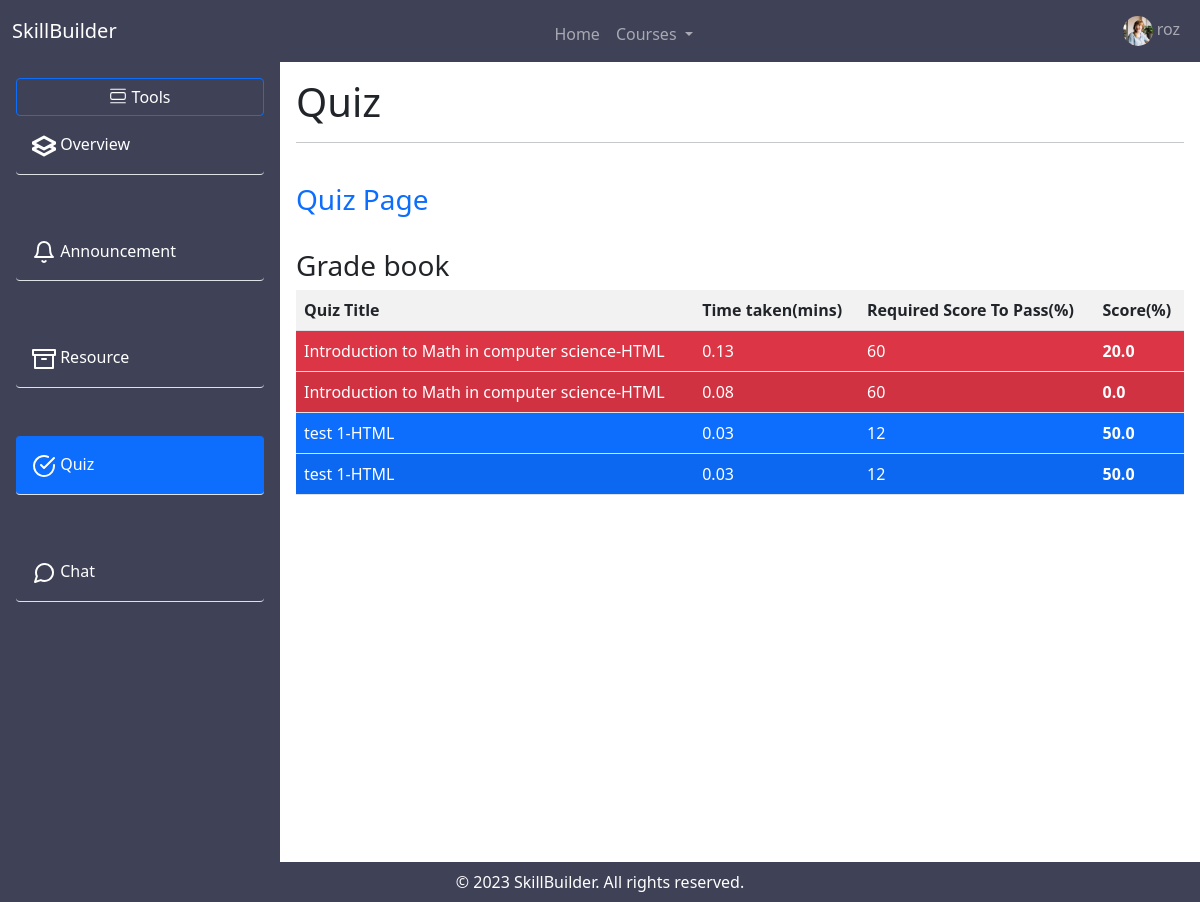
/course/1/quiz_page (signed in), run on the app's committed database.
### myapp/models.py (models this page shows)
class User(AbstractUser):
    is_employer = models.BooleanField("Is employer",default=False)
    is_employee = models.BooleanField("Is employee", default=False)
    is_email_verified = models.BooleanField(default=False)
    my_employer = models.CharField(max_length=200, null=True, blank=True)
    first_name = models.CharField(max_length=30, blank=False, null=False)
    last_name = models.CharField(max_length=30, blank=False, null=False)
    bio = models.TextField(blank=True, null=True)
    avatar = models.ImageField(null=True, default="avatar.svg")

### quiz/models.py (models this page shows, shortened)
class Result(models.Model):
    quiz = models.ForeignKey(Quiz, on_delete=models.CASCADE, related_name='result')
    user = models.ForeignKey(User, on_delete=models.CASCADE)
    score = models.FloatField(null=True)
    completion_time = models.FloatField(null=True)
    created = models.DateTimeField(auto_now_add=True)

class Quiz(models.Model):
    DIFF_CHOICES = (
        ('easy', 'easy'),
        ('medium', 'medium'),
        ('hard', 'hard'),
    )
    name = models.CharField(max_length=120)
    course = models.ForeignKey(Course, on_delete=models.CASCADE)
    quiz_chances = models.PositiveIntegerField(default=1)
    number_of_questions = models.IntegerField()
    time = models.IntegerField(help_text="duration of the quiz in minutes")
    required_score_to_pass = models.IntegerField(help_text="required score in %")
    difficluty = models.CharField(max_length=6, choices=DIFF_CHOICES)
    start_date = models.DateTimeField(null=True)
    end_date = models.DateTimeField(null=True)
    def __str__(self):
        return f"{self.name}-{self.course}"
    class Meta:
        verbose_name_plural = 'Quizes'

### course/models.py (models this page shows)
class Course(models.Model):
    name = models.CharField(max_length=100)
    description = models.TextField(blank=True, null=True)
    instructor = models.ForeignKey(User, on_delete=models.CASCADE)
    created = models.DateField(auto_now_add=True)
    updated = models.DateField(auto_now=True)
    def __str__(self):
        return self.name

### course/views/quiz_page.py (the view)
# urls.py: path('course/<str:pk>/quiz_page', quiz_page.quizPage, name='quiz-page'),
def quizPage(request, pk):
    employee = request.user
    courses = Course.objects.filter(participants__user=employee)
    course = Course.objects.get(id=pk)
    user_results = Result.objects.filter(user=employee, quiz__course=course)
    context = {
        "course":course,
        'courses':courses,
        'user_results':user_results
    }
    return render(request, "page/quiz_page.html", context)

### course/templates/page/quiz_page.html
{% extends 'main.html' %} {% load static %} | {% block content %}
<div>
    <h1>Quiz</h1>
    <hr>
    <br>
    <h3>
        <a href="{% url 'quizes:main-view' pk2=course.id %}" target="_blank"> Quiz Page</a>
    </h3>
    <br>
    <h3>Grade book</h3>
    <table class="table table-hover table-striped">
        <tr>
            <th>Quiz Title</th>
            <th>Time taken(mins)</th>
            <th>Required Score To Pass(%)</th>
            <th>Score(%)</th>
        </tr>
        {% for result in user_results %}
        <tr class="{% if result.score >= result.quiz.required_score_to_pass %} bg-primary {% else %} bg-danger{% endif %} text-white" >
            <td>
                {{result.quiz}}
            </td>
            <td>
                {{result.completion_time}}
            </td>
            <td>
                {{result.quiz.required_score_to_pass}}
            </td>
            <td class="fw-bold">
                {{result.score}}
            </td>
        </tr>
        {% endfor %}
    </table>
</div>
{% endblock %}

### templates/main_navbar.html (shortened to what this page needs)
<nav class="navbar navbar-expand-lg navbar-dark" style="background-color: #3f4156;">
  <div class="container-fluid">
    <a class="navbar-brand" href="{% url 'employee-home' request.user %}"
      >SkillBuilder</a
    >
    <div class="collapse navbar-collapse" id="navbarSupportedContent">
      {% if request.user.is_authenticated %}
      <ul class="navbar-nav m-auto mb-2 mb-lg-0">
        <li class="nav-item">
          <a
            class="nav-link {% if request.resolver_match.view_name == 'employee-home' %} active {% endif %}"
            aria-current="page"
            href="{% url 'employee-home' request.user %}"
            >Home</a
          >
        </li>
        {% with request.resolver_match.url_name as url_name %}
        {% if courses %}
        <li class="nav-item dropdown">
          <a
            class="nav-link dropdown-toggle"
            href="#"
            id="navbarDarkDropdownMenuLink"
            role="button"
            data-bs-toggle="dropdown"
            aria-expanded="false"
          >
            Courses
          </a>
        </li>
        {% endif %}
        {% endwith %}
      </ul>
      {% endif %}
      <div>
        <ul class="navbar-nav">
          <li class="nav-item dropstart">
            <a
              class="nav-link dropdown-toggle"
              href="#"
              id="navbarDarkDropdownMenuLink"
              role="button"
              data-bs-toggle="dropdown"
              aria-expanded="false"
            >
              <img
                src="{{request.user.avatar.url}}"
                alt="user"
                class="image-icon"
                style="width: 30px; border-radius: 50%"
              />
              {{request.user.username}}
            </a>
          </li>
        </ul>
      </div>
    </div>
  </div>
</nav>

### static/css/employee_page.css (style rules this page uses)
* { box-sizing: border-box; margin: 0; padding: 0; list-style: none; text-decoration: none !important; box-sizing: border-box; }
.dropstart .dropdown-toggle::before { display: none !important; }

### data on the page
User: user.avatar (picture), user.username "roz"
Result: quiz "Introduction to Math in computer science-HTML", completion_time "0.13", quiz.required_score_to_pass "60", score "20.0"
Result: quiz "Introduction to Math in computer science-HTML", completion_time "0.08", quiz.required_score_to_pass "60", score "0.0"
Result: quiz "test 1-HTML", completion_time "0.03", quiz.required_score_to_pass "12", score "50.0"
Result: quiz "test 1-HTML", completion_time "0.03", quiz.required_score_to_pass "12", score "50.0"
